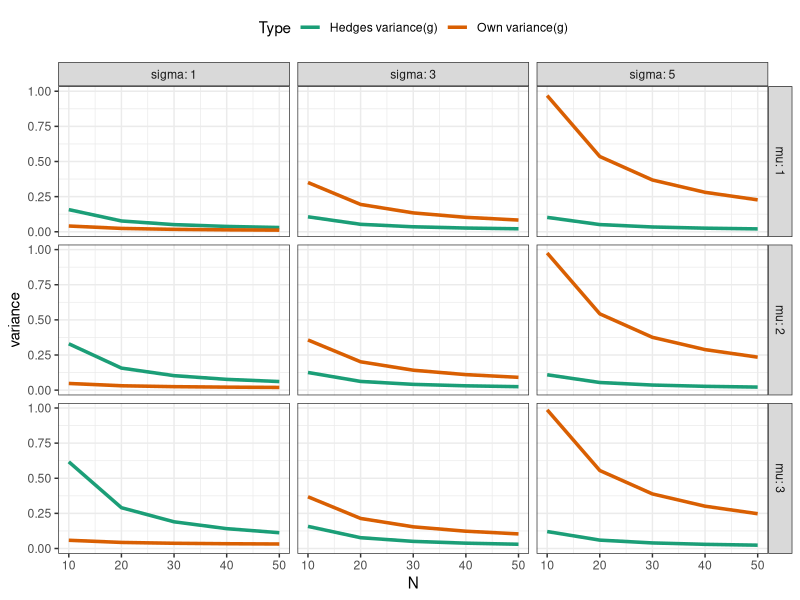
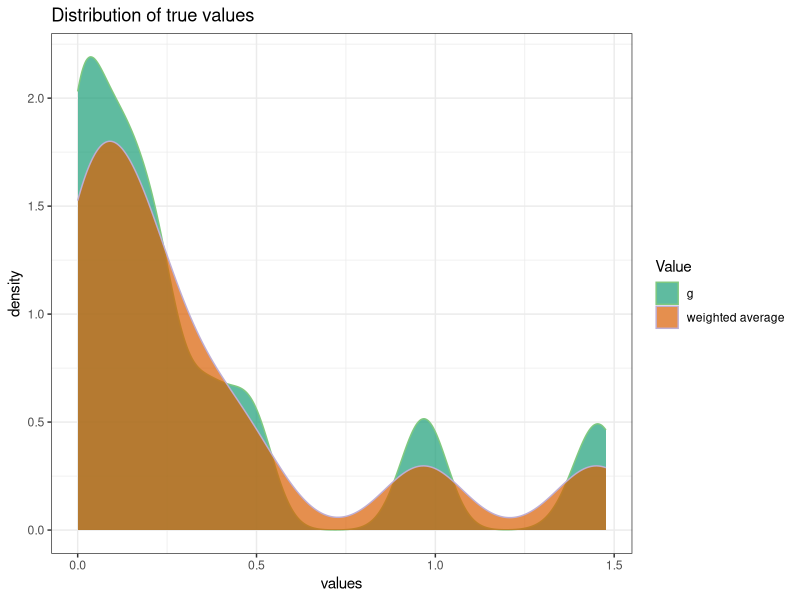

These charts were generated, in order, by the following R code: (Note: a time limit stopped this script after it produced the figures.)
## ---- chunk 1
knitr::opts_chunk$set(
	echo = TRUE,
	message = FALSE,
	comment = NA,
	cache = TRUE,
	warning = FALSE,
	fig.align='center'
)

# Library
library(tidyverse)

# Custom QQ plot function
gg_qq <- function(x, distribution = "norm", ..., line.estimate = NULL, conf = 0.95,
                  labels = names(x), title = NULL){
  q.function <- eval(parse(text = paste0("q", distribution)))
  d.function <- eval(parse(text = paste0("d", distribution)))
  x <- na.omit(x)
  ord <- order(x)
  n <- length(x)
  P <- ppoints(length(x))
  df <- data.frame(ord.x = x[ord], z = q.function(P, ...))

  if(is.null(line.estimate)){
    Q.x <- quantile(df$ord.x, c(0.25, 0.75))
    Q.z <- q.function(c(0.25, 0.75), ...)
    b <- diff(Q.x)/diff(Q.z)
    coef <- c(Q.x[1] - b * Q.z[1], b)
  } else {
    coef <- coef(line.estimate(ord.x ~ z))
  }

  zz <- qnorm(1 - (1 - conf)/2)
  SE <- (coef[2]/d.function(df$z)) * sqrt(P * (1 - P)/n)
  fit.value <- coef[1] + coef[2] * df$z
  df$upper <- fit.value + zz * SE
  df$lower <- fit.value - zz * SE

  if(!is.null(labels)){ 
    df$label <- ifelse(df$ord.x > df$upper | df$ord.x < df$lower, labels[ord],"")
    }

  p <- ggplot(df, aes(x=z, y=ord.x)) +
    geom_point() + 
    geom_abline(intercept = coef[1], slope = coef[2]) +
    geom_ribbon(aes(ymin = lower, ymax = upper), alpha=0.2) + 
    scale_x_continuous(name = 'Normal Quantiles') + 
    scale_y_continuous(name = 'Sample Quantiles') +
      ggtitle("QQ-plot", subtitle = title)
  if(!is.null(labels)) p <- p + geom_text( aes(label = label))
  #print(p)
  return(p)
}
## ---- chunk 2
# Correction factor J
corrJ <- function(N){
  1-(3/((4*(N-1))-1))
}

# Expectation of S_X
E_Sx <- function(N, sigma){
  num <- gamma(N/2)
  denom <- gamma((N - 1) / 2)
  sqrt(2/N) * (num/denom) * sigma
}

# Expectation of inverse of S_X
# -- Input: expection of Sx and variance of S_X
E_inv_Sx <- function(exp_Sx, variance_Sx){
  (1/exp_Sx) + (1/(exp_Sx)^3) + variance_Sx
}

# Variance of \bar{X}
var_meanX <- function(N, sigma){
  sigma^2/N
}

# Variance of S_X
var_Sx <- function(N, sigma){
  num <- 2 * gamma(N/2)^2
  denom <- gamma((N-1) / 2)^2
  (1/N) * (N - 1 - (num/denom)) * sigma^2
}

# Variance of S_X^{-1}
# -- Input: variance of S_X, expectation of S_X
var_inv_Sx <- function(exp_Sx, variance_Sx){
  variance_Sx / ((exp_Sx)^4)
}
## ---- chunk 3
mu <- 1
sigma <- 2
N <- 50
expectation_Sx <- E_Sx(N, sigma)
variance_Sx <- var_Sx(N, sigma)
expectation_inv_Sx <- E_inv_Sx(expectation_Sx, variance_Sx)
variance_inv_Sx <- var_inv_Sx(expectation_Sx, variance_Sx)
varG <- corrJ(N)^2 * ((var_meanX(N, sigma) * variance_inv_Sx) + 
                var_meanX(N, sigma)*expectation_inv_Sx^2 +
                variance_inv_Sx*mu^2)
results <- data.frame('Parameter' = c('Expectation of S_x', 
                      'Expectation of inverse of S_x', 
                      'Variance of S_x', 
                      'Variance of inverse of S_x', 
                      'within study variance of g'),
           'Value' = c(expectation_Sx, expectation_inv_Sx,
            variance_Sx, 
            variance_inv_Sx,varG))
print(results, row.names = FALSE)
## ---- chunk 4
ownVarG <- function(mu, sigma, N){
  varG <- corrJ(N)^2 * ((var_meanX(N, sigma) * variance_inv_Sx) + 
                var_meanX(N, sigma)*expectation_inv_Sx^2 +
                variance_inv_Sx*mu^2)
  return(varG)
}
## ---- chunk 5
true_g <- mu / sigma * corrJ(N = N)
## ---- chunk 6
# Calculate within study variance of g using Hedges (1989)
varHedge <- function(g,N){
  value <- (1/N) + (1 - (gamma((N - 2) / 2) / gamma((N - 1) / 2))^2 * (N - 3) / 2) * g^2
  return(round(value,7))
}
## ---- chunk 7
mus <- seq(1,3, length.out = 3)
sigmas <- seq(1,5, length.out = 3)
N <- round(seq(10, 50, length.out = 5),0)

# Pairs of combinations
pairs <- expand.grid(mus, sigmas, N)
names(pairs) <- c('mu', 'sigma', 'N')

recValues <- data.frame(matrix(nrow = dim(pairs)[1], ncol = 2))
names(recValues) <- c('ownVarG', 'hedgesVarG')
# For loop over these
for(i in 1:dim(pairs)[1]){
  mu_loop <- pairs[i, 'mu']
  sigma_loop <- pairs[i, 'sigma']
  N_loop <- pairs[i, 'N']
  
  # Get true g
  true_g_loop <- mu_loop / sigma_loop * corrJ(N_loop)
    
  ownVar <- ownVarG(mu = mu_loop, sigma = sigma_loop, N_loop)
  hedgeVar <- varHedge(g = true_g_loop, N = N_loop)
  recValues[i,] <- c(ownVar, hedgeVar)
}
compResults <- data.frame(pairs, recValues)
tbl_df(compResults)
## ---- chunk 8
compResults %>% gather(key = type, value = variance, 4:5) %>%
  ggplot(., aes(x = N, y = variance, colour = type)) + 
  geom_line(aes(colour = type), size = 1.2) +
  facet_grid(mu ~ sigma, labeller = label_both) +
  scale_color_brewer(type = 'qual', palette = 2, name = 'Type', 
                     labels = c('Hedges variance(g)', 
                                'Own variance(g)')) + 
  theme_bw() +
  theme(legend.position = 'top')
## ---- chunk 9
# Calculate between-studies variance
tau <- function(Y,W,k){
  C <- sum(W)-(sum(W^2)/sum(W))
  df <- k-1
  Q <- sum(W*Y^2)-sum(W*Y)^2/sum(W)
  if(Q < df){
    T2 <- 0
  }else{
    T2 <- (Q-df)/C
  }
  return (T2)
}

# Calculate weighted mean
wMean <- function(Y,W){
	M <- sum(W*Y)/sum(W)
	return(M)
}
## ---- chunk 10
# True values for K (number of studies), the sample size per study, 
# beta, sigma and tau
K <- 20
N <- round(seq(10, 50, length.out = K), 0)
TrueBeta <- seq(0,1.5, by = .5)
TrueSigma <- seq(1, 7, length.out = 3)
TrueTau <- seq(0, 7, length.out = 3)

# Create combinations of beta, sigma and tau
pairsSim <- expand.grid(TrueBeta, TrueSigma, TrueTau)
  names(pairsSim) <- c('TrueBeta', 'TrueSigma', 'TrueTau')
nPairs <- dim(pairsSim)[1]

# Stack the combinations for K times
stackedPairs <- do.call(rbind, replicate(K, pairsSim, simplify=FALSE)) 

# Add to data frame
TrueValPair <- data.frame('K' = rep(K, nPairs), 
                'N' = rep(N, each = nPairs), stackedPairs) %>% tbl_df()

# Calculate the true value of G and then weighted mean
# Note, it does not make sense to calculate the true 
# value of the DerSimonian and Laird estimator. This value is based on 
# heterogeneity of the response variable.
# We only have the true values.
TrueValues <- TrueValPair %>% 
  mutate(TrueG = (TrueBeta/TrueSigma * corrJ(N = N)),
         TrueWeight = 1/(TrueSigma^2 + TrueTau^2))

# Now calculate true weighted average.
# Note, as the true within study variability is equal for each study,
# all the weights will be equal. Hence weighted average over all studies = 
# unweighted average.
TrueWMean <- TrueValues %>% group_by(TrueBeta, TrueSigma, TrueTau) %>%
  summarise(wMean = wMean(Y = TrueG, W = TrueWeight),
            unwMean = mean(TrueG)) %>% ungroup()

# print(tbl_df(data.frame('Sample size in study k' = N,
#                  'True g' = TrueValues$TrueG)))
# TrueWMean

# Create plot 
ToPlot_true <- data.frame('values' = c(TrueValues$TrueG, 
                          as.numeric(unlist(select(TrueWMean, wMean)))),
           'type' = c(rep('true_g', length(TrueValues$TrueG)),
                      rep('true_wMean', dim(TrueWMean)[1]))) %>% tbl_df()
ggplot(ToPlot_true, aes(x = values, fill = type, colour = type)) + 
  geom_density(aes(fill = type, colour = type), alpha = 0.7) +
  scale_color_brewer(name = "Value", labels = c('g', 'weighted average'),
                     type = 'qual', palette = 1) + 
  scale_fill_brewer(name = "Value", labels = c('g', 'weighted average'),
                   type = 'qual', palette = 2) +
  ggtitle('Distribution of true values') + 
  theme_bw()

# Summary of true g
filter(ToPlot_true, type == 'true_g') %>% select(values) %>% unlist() %>% as.numeric() %>% summary()

# Summary of weighted average
filter(ToPlot_true, type == 'true_wMean') %>% select(values) %>% unlist() %>% as.numeric() %>% summary()
## ---- chunk 11
# Set the seed
seed <- round(pi, 6)
set.seed(seed)

# Number of simulations
nsim <- 1000

# Stack the combinations for nsim times
stackedPairs_nsim <- do.call(rbind, 
          replicate(nsim, pairsSim, simplify=FALSE)) 

# Empty vector for weighted mean and z-statistic
# with the true values for the parameters attached.
sim_Wmean <- data.frame(matrix(nrow = nsim, ncol = 2))
names(sim_Wmean) <- c('wMean', 'Zstat')
simWmean <- cbind(sim_Wmean, stackedPairs_nsim)

# Start Monte Carlo for loop: over simulations and pairs of 
# parameters.
for(i in 1:dim(simWmean)[1]){
  # Get the parameters
  sim_TrueBeta <- simWmean[i, 'TrueBeta']
  sim_TrueSigma <- simWmean[i, 'TrueSigma']
  sim_TrueTau <- simWmean[i, 'TrueTau']
  
  # Empty study vectors
  studG <- NULL
  # Loop over the studies
  for(k in 1:K){
    # Study variance
    StudVar <- rnorm(n = 1, sd = sim_TrueTau)
    # Subject data
    Y <- sim_TrueBeta + rnorm(n = N[k], sd = sim_TrueSigma) + StudVar
    # Study parameters: t- value
    studT <- coef(summary(lm(Y ~ 1)))[3]
    # Study g: using conversion
    studG <- c(studG, (studT / sqrt(N[k]) * corrJ(N[k])))
  }
  # Estimate tau
  estTau <- data.frame(N, studG) %>% 
    mutate(withinVar = varHedge(g = studG, N = N)) %>%
      summarise(tau = tau(Y = studG, W = (1/withinVar), k = K))
  
  # Now calculate weighted average and Z-statistic
  simWmean[i,c(1:2)] <- data.frame(N, studG, estTau) %>% 
    mutate(withinVar = varHedge(g = studG, N = N),
           weights = 1/(withinVar + tau)) %>%
    summarise(wMean = wMean(Y = studG, W = weights),
              Zstat = (wMean/sqrt((1/sum(weights)))))
}
## ---- chunk 12
# Create data frame with joined true value for weighted average
ToPlot <- select(TrueWMean, - unwMean) %>% 
          rename(TrueWMean = wMean) %>%
          left_join(simWmean,. , 
          by = c('TrueBeta', 'TrueSigma', 'TrueTau'))
# Make sigma and tau appear as symbols when plotting
ToPlot$TrueSigma <- factor(ToPlot$TrueSigma, levels = TrueSigma, 
     labels = c(paste0(expression('sigma^2 == '), eval(TrueSigma[1]^2)), 
                paste0(expression('sigma^2 == '), eval(TrueSigma[2]^2)),
                paste0(expression('sigma^2 == '), eval(TrueSigma[3]^2))))
ToPlot$TrueTau <- factor(ToPlot$TrueTau, levels = TrueTau, 
     labels = c(paste0(expression('tau^2 == '), eval(TrueTau[1]^2)), 
                paste0(expression('tau^2 == '), eval(TrueTau[2]^2)),
                paste0(expression('tau^2 == '), eval(TrueTau[3]^2))))

ggplot(ToPlot, aes(x = wMean, fill = factor(TrueBeta))) + 
  geom_density(aes(fill = factor(TrueBeta)), alpha = 0.6) + 
  geom_vline(aes(xintercept = TrueWMean, 
                 colour = factor(TrueBeta)), size = 1.2) + 
  scale_x_continuous('weighted average') +
  facet_wrap(TrueTau ~ 
               factor(TrueSigma), 
             scales = 'free',
             labeller = label_parsed) +
  scale_color_brewer(name = 'True value of Beta', 
                     type = 'div', palette = 'Spectral') +
  scale_fill_brewer(name = 'True value of Beta', 
                   type = 'div', palette = 'Spectral') +
  theme_bw() +
  theme(legend.position = 'bottom')
## ---- chunk 13
# Just plotting QQ-plots for three parameter values
Selection <- data.frame(beta = TrueBeta[c(1,3,4)], 
                        sigma = TrueSigma, 
                        tau = TrueTau)
for(i in 1:dim(Selection)[1]){
  simWmean %>% filter(TrueBeta == Selection[i, 'beta'] &
                    TrueSigma == Selection[i, 'sigma'] & 
                    TrueTau == Selection[i, 'tau']) %>%
    select(wMean) %>% 
    unlist(.) %>% as.numeric() %>% 
  gg_qq(x = ., title = 
    bquote(beta ==  .(Selection[i, 'beta']) ~ 
          sigma^2 ==  .(Selection[i, 'sigma']^2) ~ 
          tau^2 ==  .(Selection[i, 'tau']^2))) %>%
    print()
}
## ---- chunk 14
ToPlot %>% tbl_df() %>%
  filter(TrueBeta == 0) %>%
  mutate(Pval = 2 * pnorm(Zstat, lower.tail = FALSE),
         TypeIer = ifelse(Pval < 0.05, 1, 0)) %>% 
  group_by(TrueSigma, TrueTau) %>%
  summarise(AvgTypeIErr = mean(TypeIer),
            SDTypeI = sd(TypeIer),
            yStart = max(0, AvgTypeIErr - SDTypeI),
            yEnd = min(1, AvgTypeIErr + SDTypeI)) %>%
  ggplot(., aes(x = TrueSigma, y = AvgTypeIErr, group = 1)) +
    geom_line(size = 1.2, colour = '#045a8d') +
    geom_hline(yintercept = 0.05, linetype = 'dotted', size = .9)+
    geom_segment(aes(x = TrueSigma, 
             xend = TrueSigma,
             y = yStart, 
             yend = yEnd),
             colour = '#045a8d',
             linetype = 'dashed') +
    facet_wrap( ~ TrueTau, labeller = label_parsed) +
  scale_y_continuous('Average Type I Error rate') +
  scale_x_discrete(expression(sigma^2), labels = TrueSigma^2) +
  ggtitle(paste0('K = ', K)) +
  theme_bw()
## ---- chunk 15
ToPlot %>% tbl_df() %>%
  filter(TrueBeta != 0) %>%
  mutate(Pval = 2 * pnorm(Zstat, lower.tail = FALSE),
         Power = ifelse(Pval < 0.05, 1, 0)) %>% 
  group_by(TrueBeta, TrueSigma, TrueTau) %>%
  summarise(AvgPower = mean(Power),
            SDPower = sd(Power),
            yStart = max(0, AvgPower - SDPower),
            yEnd = min(1, AvgPower + SDPower)) %>%
    ggplot(., aes(x = factor(TrueBeta), y = AvgPower, group = 1)) +
    geom_line(size = 1.2, colour = '#045a8d') +
    geom_segment(aes(x = factor(TrueBeta), 
                     xend = factor(TrueBeta),
                     y = yStart, 
                     yend = yEnd),
                 colour = '#045a8d',
                 linetype = 'dashed') +
    facet_wrap(TrueSigma ~ TrueTau, labeller = label_parsed) +
  scale_y_continuous('Average Power') +
  scale_x_discrete(expression(beta), labels = TrueBeta[-1]) +
  ggtitle(paste0('K = ', K)) +
  theme_bw()
